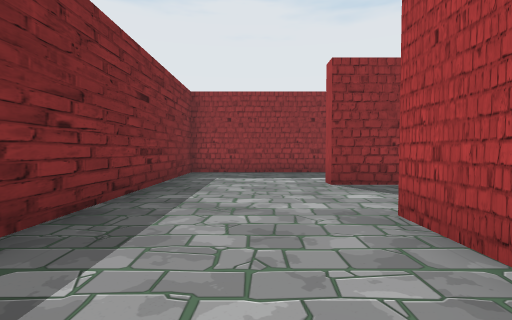
View 1 (above)

21 first-person views from a walk through a Unity game level. The camera is 1.5 m above the floor, tilts 2° down and sees 85° across. The floor is counted in squares, 2 m on a side. Each view is taken from the middle of a square. On the plan, view 1 faces up. The plan holds only what a view shows up to about 10 squares ahead; the rest is blank. The place goes on beyond the plan. The player is left out.

View 2
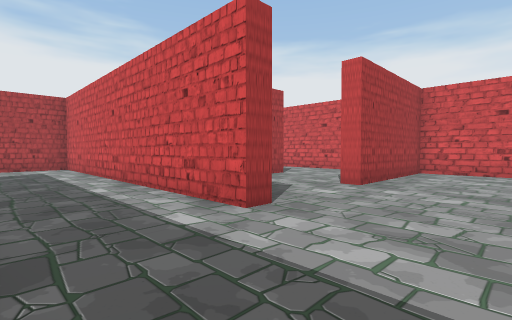

View 3
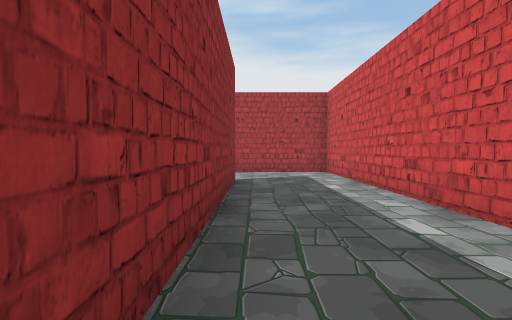

View 4
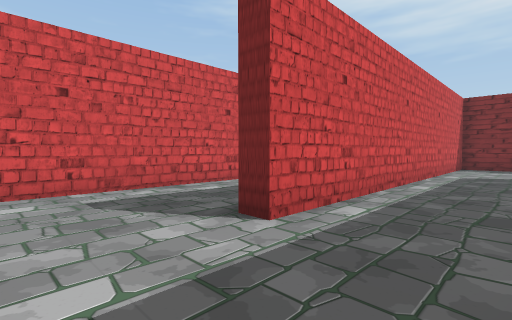

View 5
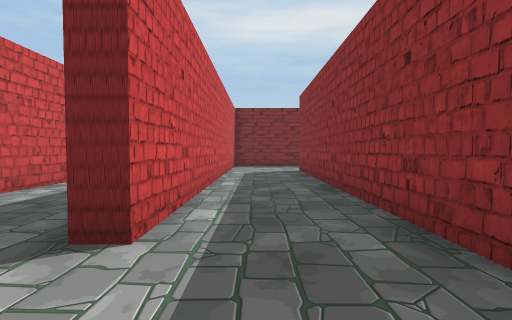

View 6
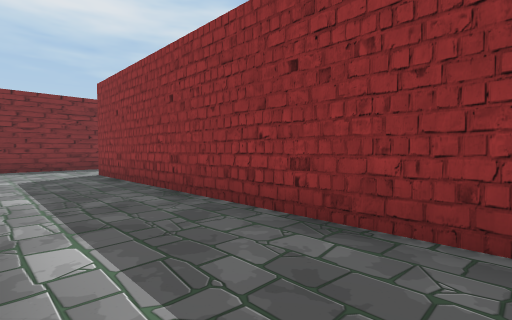

View 7
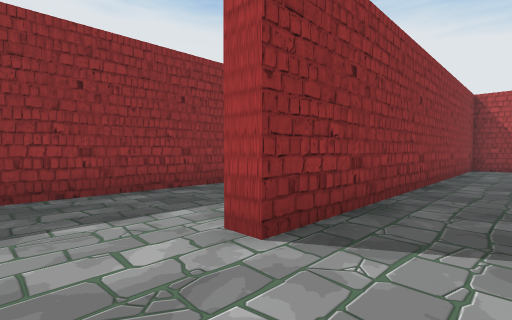

View 8
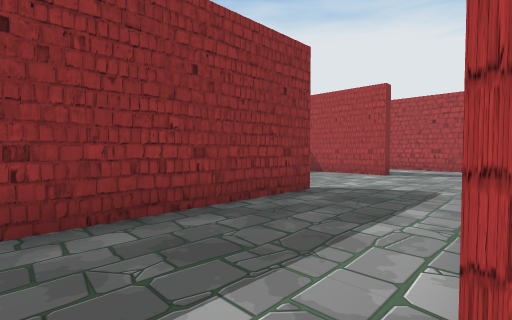

View 9
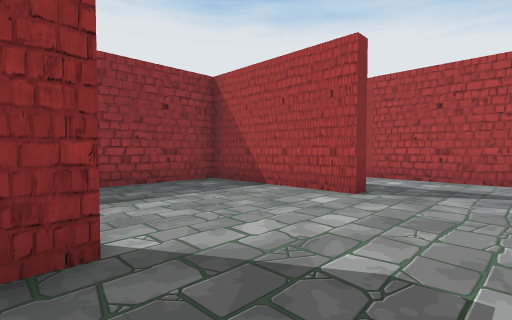

View 10
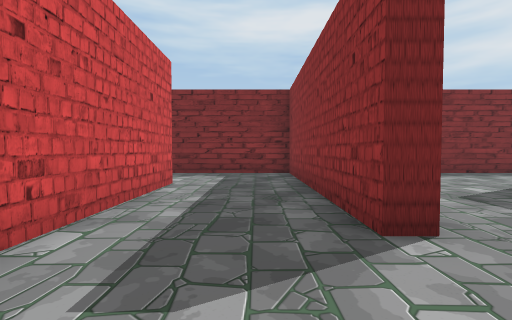

View 11
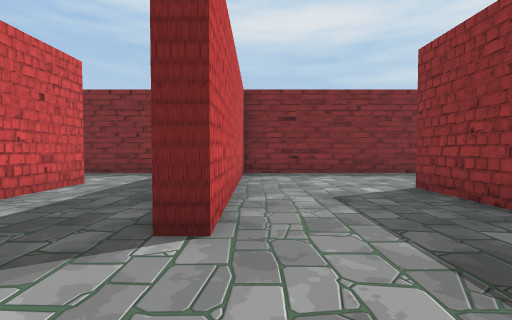

View 12
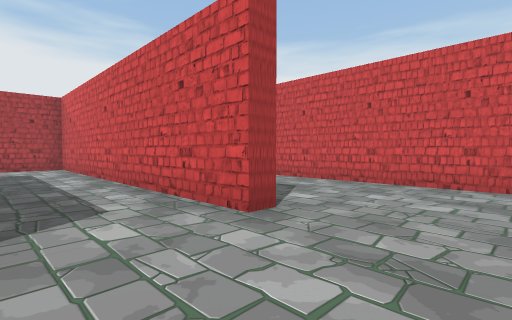

View 13
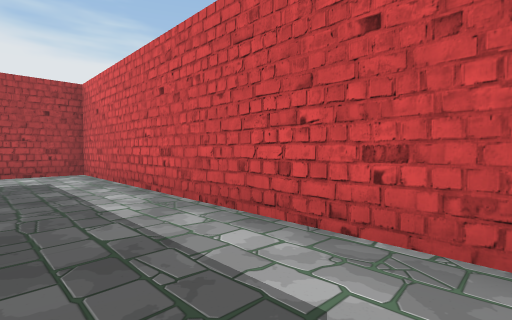

View 14
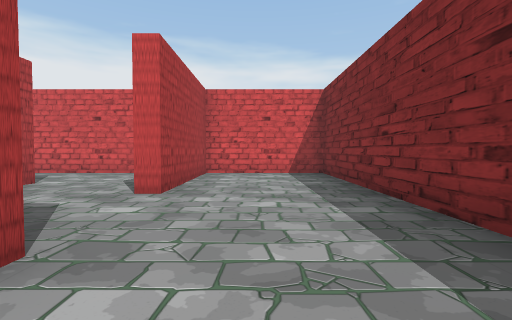

View 15
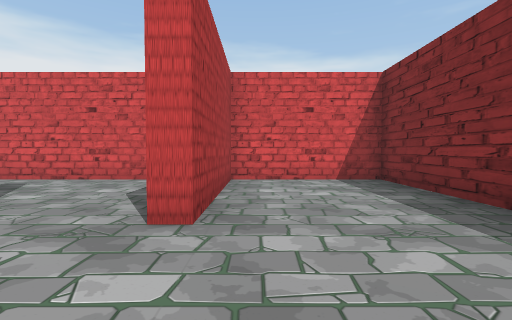

View 16
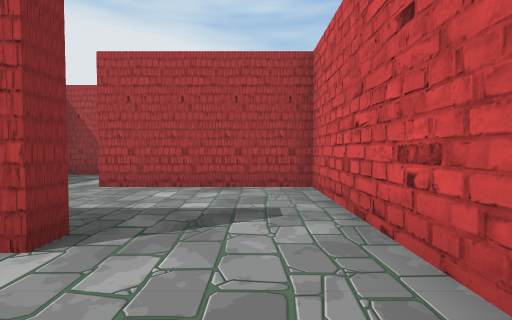

View 17
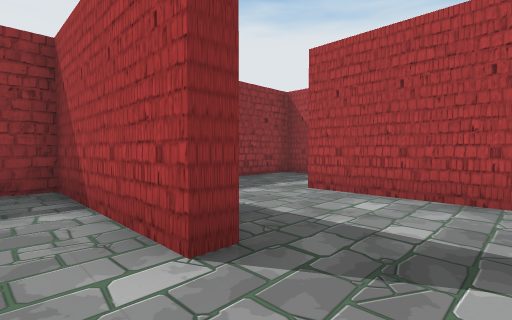

View 18
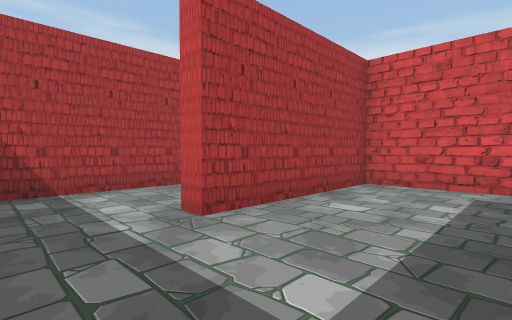

View 19
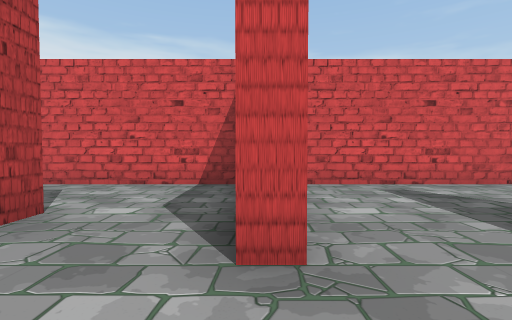

View 20
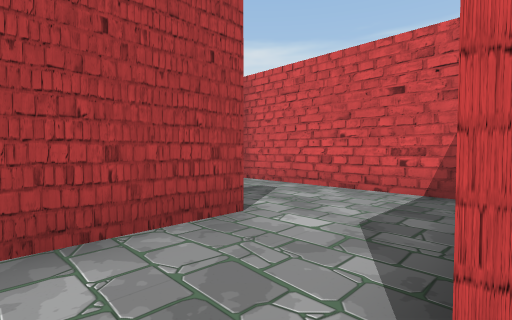

View 21
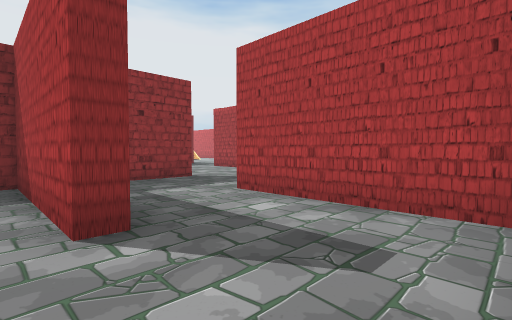

### Floor plan
Points are (right, up) in squares from view 1. A wall is a line through its corners. A room is listed if a view was taken in it or the views show most of it. See-through windows are left out.
Room 1 (views 1, 2, 3, 4, 5, 6, 7, 8, 14, 15)
walls: (1.6, 6) (1.6, 6.5) (11.5, 6.5) (11.5, 9.8); (-1.2, 10) (8.8, 10) (8.8, 9.5) (-2.2, 9.5) (-2.2, -1.2) (1.6, -1.2) (1.6, 3.2); (-2.2, 13.4) (-2.2, 10.5); (11.5, 11.5) (11.5, 12.6) (0.7, 12.6) (0.7, 13.1)
ways out: opening at (-0.5, 13) to room 2; opening at (2, 4.5) to room 6
Room 2 (views 9, 10, 11, 12, 13)
walls: (3.6, 20.2) (1.4, 20.2) (1.4, 20.7) (11.5, 20.7) (11.5, 22.6); (9, 16.1) (8.7, 16.1) (8.7, 20.2) (5.6, 20.2); (-1.7, 16.6) (4.6, 16.6) (4.6, 16.1) (-2.2, 16.1) (-2.2, 13.4); (0.7, 13.1) (5, 13.1); (11.5, 14.2) (11.5, 17.4); (-2.2, 23.5) (-2.2, 16.5)
ways out: opening at (-0.5, 13) to room 1; opening at (10.5, 17)
Room 3 (views 16, 17, 18, 19, 20)
walls: (5.5, 1.7) (5, 1.7) (5, 3.6); (3.3, -1.2) (8.7, -1.2) (8.7, 3.2) (9.2, 3.2)
ways out: opening at (3.5, 2.5) to room 6; opening at (9, 4.5) to room 7
Room 4 (view 21)
walls: (12.1, 1.7) (11.5, 1.7) (11.5, 3.6); (14.6, -0.9) (14.6, 3.2); (9.4, -1.2) (14.6, -1.2)
ways out: opening at (13.5, 2.5) to room 5; opening at (10.5, 2.5) to room 7
Room 5 (no view inside)
walls: (15.5, 6) (13.6, 6)
ways out: opening at (13.5, 2.5) to room 4; opening at (15, 4.5)
Room 6 (no view inside)
walls: (1.6, 3.2) (2.1, 3.2); (5, 3.6) (5, 6) (1.6, 6)
ways out: opening at (2, 4.5) to room 1; opening at (3.5, 2.5) to room 3
Room 7 (no view inside)
walls: (11.5, 3.6) (11.5, 6) (9.3, 6)
ways out: opening at (9, 4.5) to room 3; opening at (10.5, 2.5) to room 4

Where each view was taken, in squares from view 1:
view 1: 0 up, 0 right, facing up
view 2: 9 up, 1 left, facing down-right
view 3: 9 up, 2 right, facing right
view 4: 12 up, 11 right, facing down-left
view 5: 11 up, 11 right, facing left
view 6: 10 up, 10 right, facing up-left
view 7: 11 up, 1 left, facing up-right
view 8: 13 up, 0 right, facing up-right
view 9: 14 up, 4 right, facing up-right
view 10: 15 up, 7 right, facing left
view 11: 17 up, 7 right, facing left
view 12: 23 up, 1 left, facing down-right
view 13: 23 up, 2 right, facing down-right
view 14: 8 up, 0 right, facing down
view 15: 6 up, 1 right, facing down
view 16: 0 up, 3 right, facing right
view 17: 0 up, 4 right, facing up-right
view 18: 5 up, 6 right, facing down-right
view 19: 5 up, 9 right, facing down
view 20: 4 up, 9 right, facing down-right
view 21: 1 down, 11 right, facing up-right
